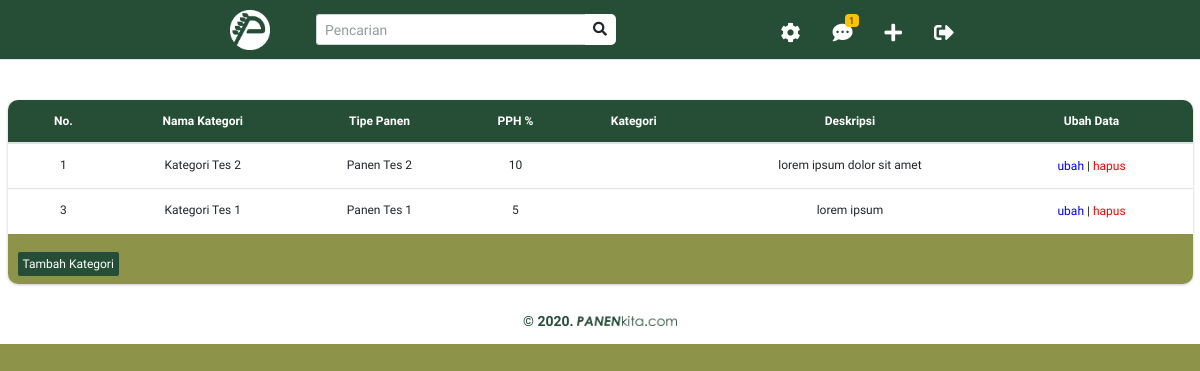
Screenshot of /index.php/admin/kelolakategori with the database file from the repository.
### tables this page shows
CREATE TABLE `kategori` (
  `id_kategori` smallint(6) NOT NULL,
  `nama_kategori` varchar(50) DEFAULT NULL,
  `tipe_panen` varchar(50) DEFAULT NULL,
  `PPN` int(20) DEFAULT NULL,
  `kategori` varchar(50) DEFAULT NULL,
  `deskripsi` varchar(300) DEFAULT NULL
);

### application/controllers/admin.php (called while the page is built, shortened)
<?php
class Admin extends CI_Controller
{
    function __construct()
    {
        $this->load->model(array('M_kategori', 'M_petani', 'M_produk', 'M_admin'));
    }
    public function kelolakategori()
    {
        $data['listkategori'] = $this->M_admin->getAllkategori();
        $this->load->view('admin/kelola_kategori', $data);
    }
}

### index.php (called while the page is built, shortened)
<?php
require_once BASEPATH.'core/CodeIgniter.php';

### application/models/M_admin.php (called while the page is built, shortened)
<?php
class M_admin extends CI_Model
{
	public function getAllkategori()
	{
		$this->db->select('*');
		$this->db->from('kategori');
		$query = $this->db->get();
		return $query->result();
	}
}

### application/views/admin/kelola_kategori.php (the view, shortened to what this page needs)
<div class="container-fluid">
    <div class="row" style="background-color:white;padding-top: 100px;">
        <div class="col-12">
            <div class="card" style="border-radius: 10px;">
                <div class="card-body table-responsive p-0" style="text-align:center; border-radius: 10px 10px 0px 0px;font-size:12px;">
                    <table class="table">
                        <thead>
                            <tr>
                                <th style="background: #264E36; color:#ffffff;">No.</th>
                                <th style="background: #264E36; color:#ffffff;">Nama Kategori</th>
                                <th style="background: #264E36; color:#ffffff;">Tipe Panen</th>
                                <th style="background: #264E36; color:#ffffff;">PPH %</th>
                                <th style="background: #264E36; color:#ffffff;">Kategori</th>
                                <th style="background: #264E36; color:#ffffff;">Deskripsi</th>
                                <th style="background: #264E36; color:#ffffff;">Ubah Data</th>
                            </tr>
                        </thead>
                        <tbody>
                            <?php foreach ($listkategori as $key) : ?>
                                <tr>
                                    <td><?= $key->id_kategori; ?></td>
                                    <td><?= $key->nama_kategori; ?></td>
                                    <td><?= $key->tipe_panen; ?></td>
                                    <td><?= $key->PPN; ?></td>
                                    <td><?= $key->kategori; ?></td>
                                    <td><?= $key->deskripsi; ?></td>
                                    <td>
                                        <a style="color: blue;" href="<?php echo site_url('admin/tambahkategori/?id=' . $key->id_kategori) ?>">
                                            ubah</a> |
                                        <a style="color: red;" href="<?php echo site_url('admin/deleteKategori/?id_kategori=' . $key->id_kategori) ?>" onclick="return confirm('Apakah anda yakin menghapus data ini ?')">
                                            hapus</a>
                                    </td>
                                </tr>
                            <?php endforeach ?>
                        </tbody>
                    </table>
                </div>
                <div style="color: #ffffff; border-radius: 0px 0px 10px 10px; background-color: #8d9449; padding: 20px 10px 10px 10px; font-size:12px;">
                    <a style=" border-radius: 2px 2px 2px 2px; font-size:12px; padding: 5px 5px 5px 5px; background-color: #264E36; color: #ffffff;" href="<?= site_url('Admin/tambahkategori'); ?>">Tambah Kategori</a>
                </div>
            </div>
            <center style="font-size:14px;padding:10px;">
                <p style="color:#264E36;"><b>&copy; 2020.</b> <img src=" <?= base_url('assets/img/logo/text_eden_logo.png'); ?>" alt="" class="img-fluid" width="100px" style="margin-top:-3px;"></p>
            </center>
        </div>
    </div>
</div>

### assets/template/css/main.css (style rules this page uses)
* { margin: 0px; padding: 0px; box-sizing: border-box; }
body, html { height: 100%; font-family: Century Gothic, CenturyGothic, AppleGothic, sans-serif, sans-serif; }
a { font-family: Century Gothic, CenturyGothic, AppleGothic, sans-serif; font-size: 12px; line-height: 1.7; color: #666666; margin: 0px; transition: all 0.4s; -webkit-transition: all 0.4s; -o-transition: all 0.4s; -moz-transition: all 0.4s; }
p { font-family: Century Gothic, CenturyGothic, AppleGothic, sans-serif; font-size: 14px; line-height: 1.7; color: #666666; margin: 0px; }

### rows the page displays
kategori: id_kategori "1", nama_kategori "Kategori Tes 2", tipe_panen "Panen Tes 2", PPN "10", deskripsi "lorem ipsum dolor sit amet"
kategori: id_kategori "3", nama_kategori "Kategori Tes 1", tipe_panen "Panen Tes 1", PPN "5", deskripsi "lorem ipsum"
